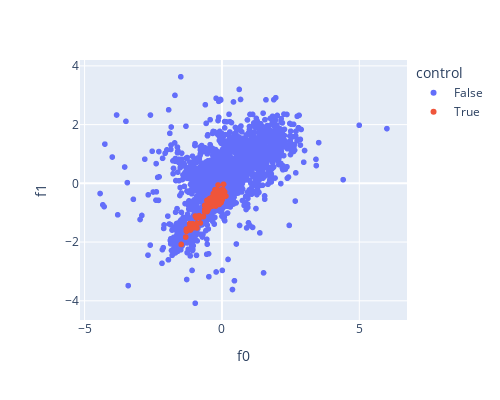
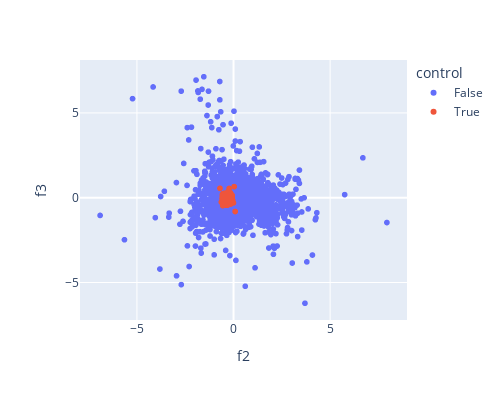
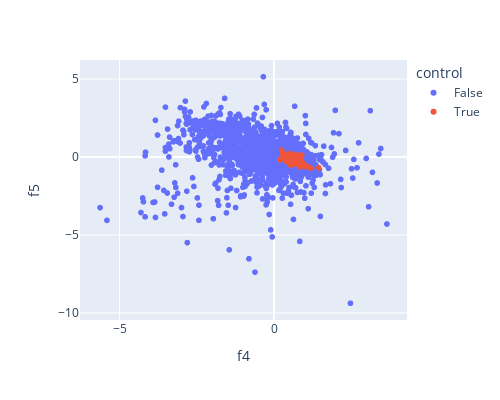

The code cell stored with these charts, in order, in its notebook:
### Markdown cell above
### Here is the visualiztion of feature vectors

### Code cell
fig=px.scatter(df_to_be_shown,x='f0',y='f1',color='control',width=500, height=400)
fig.show()
fig=px.scatter(df_to_be_shown,x='f2',y='f3',color='control',width=500, height=400)
fig.show()
fig=px.scatter(df_to_be_shown,x='f4',y='f5',color='control',width=500, height=400)
fig.show()
